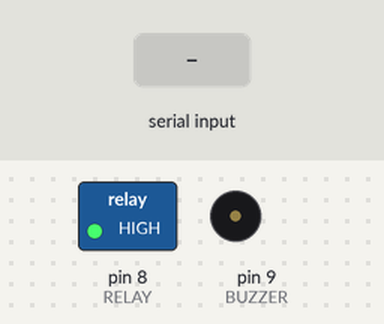
This sketch was run on a simulated Arduino Uno, built with avr-gcc and run on an emulated ATmega328P. Parts: switched loads named in the sketch (green lamp = pin HIGH), buzzer (waves = sounding, pin HIGH). Inputs (shaded band) come from the test bench.

Above: at 1.2 s.
1.3 s: "A" received over Serial
At 1.4 s:
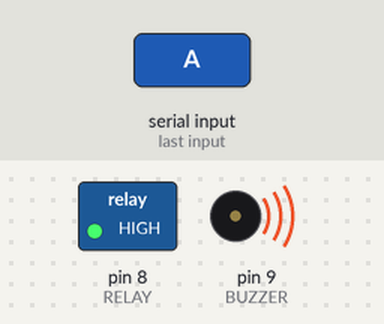
4.3 s: "U" received over Serial
At 4.8 s:
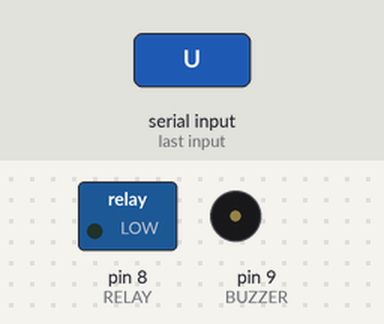
6.0 s: "L" received over Serial
At 7.1 s:
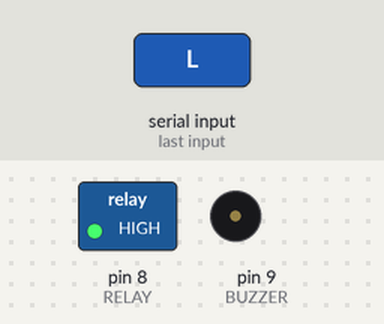
Timing chart, 0 to 9.0 s (numbered marks = the images above; inputs shaded):
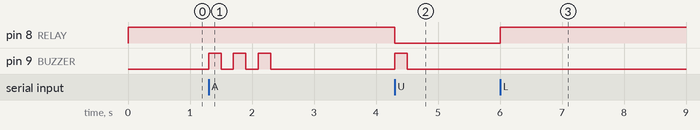

Measured:
- after the input at 1.3 s, pin 9 (BUZZER): alternates HIGH for 0.20 s and LOW for 0.20 s, 6 changes in all, then stays LOW, starting at once
- after the input at 4.3 s, pin 8 (RELAY): HIGH → LOW at once; pin 9 (BUZZER): LOW → HIGH at once, → LOW 0.20 s later
- after the input at 6.0 s, pin 8 (RELAY): LOW → HIGH at once

The sketch:

CODE_IDE.ino
```cpp
#define RELAY 8
#define BUZZER 9

void setup() {
  pinMode(RELAY, OUTPUT);
  pinMode(BUZZER, OUTPUT);
  Serial.begin(9600);

  digitalWrite(RELAY, HIGH); // default OFF
}

void loop() {
  if (Serial.available()) {
    char c = Serial.read();

    if (c == 'U') {
      digitalWrite(RELAY, LOW);  // ON (unlock)
      digitalWrite(BUZZER, HIGH);
      delay(200);
      digitalWrite(BUZZER, LOW);
    }

    if (c == 'L') {
      digitalWrite(RELAY, HIGH); // OFF (lock)
    }

    if (c == 'A') {
      for(int i=0;i<3;i++){
        digitalWrite(BUZZER, HIGH);
        delay(200);
        digitalWrite(BUZZER, LOW);
        delay(200);
      }
    }
  }
}
```
